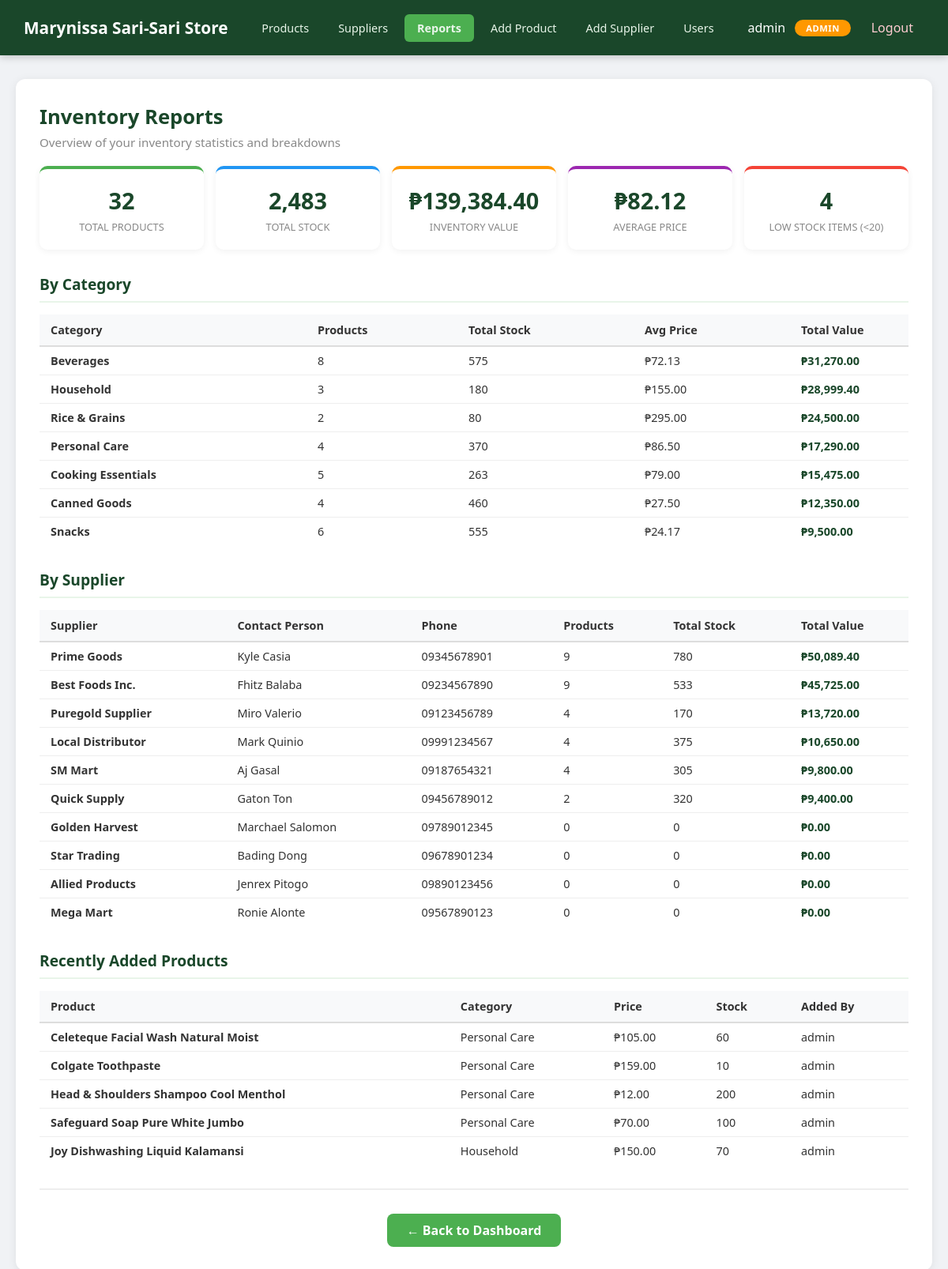
/report.php (signed in), run on the app's committed database.
### tables this page shows
CREATE TABLE `products` (
  `id` int(11) NOT NULL,
  `name` varchar(100) NOT NULL,
  `description` text DEFAULT NULL,
  `price` decimal(10,2) NOT NULL,
  `stock` int(11) NOT NULL DEFAULT 0,
  `category_id` int(11) DEFAULT NULL,
  `supplier_id` int(11) DEFAULT NULL,
  `added_by` int(11) DEFAULT NULL,
  `image` varchar(255) DEFAULT NULL,
  `created_at` timestamp NOT NULL DEFAULT current_timestamp()
);

CREATE TABLE `categories` (
  `id` int(11) NOT NULL,
  `name` varchar(100) NOT NULL,
  `created_at` timestamp NOT NULL DEFAULT current_timestamp()
);

CREATE TABLE `users` (
  `id` int(11) NOT NULL,
  `username` varchar(50) NOT NULL,
  `email` varchar(100) NOT NULL,
  `password_hash` varchar(255) NOT NULL,
  `role` enum('admin','staff') DEFAULT 'staff',
  `created_at` timestamp NOT NULL DEFAULT current_timestamp()
);

### report.php (the view, shortened to what this page needs)
<?php
require_once 'config.php';
$summary = $conn->query("
    SELECT
        COUNT(*) AS total_products,
        SUM(stock) AS total_stock,
        SUM(price * stock) AS total_value,
        AVG(price) AS avg_price,
        SUM(CASE WHEN stock < 20 THEN 1 ELSE 0 END) AS low_stock
    FROM products
")->fetch_assoc();
$by_category = $conn->query("
    SELECT
        c.name AS category,
        COUNT(p.id) AS product_count,
        COALESCE(SUM(p.stock), 0) AS total_stock,
        COALESCE(SUM(p.price * p.stock), 0) AS total_value,
        COALESCE(AVG(p.price), 0) AS avg_price
    FROM categories c
    LEFT JOIN products p ON c.id = p.category_id
    GROUP BY c.id, c.name
    ORDER BY total_value DESC
");
$by_supplier = $conn->query("
    SELECT
        s.name AS supplier,
        s.contact_person,
        s.phone,
        COUNT(p.id) AS product_count,
        COALESCE(SUM(p.stock), 0) AS total_stock,
        COALESCE(SUM(p.price * p.stock), 0) AS total_value
    FROM suppliers s
    LEFT JOIN products p ON s.id = p.supplier_id
    GROUP BY s.id, s.name, s.contact_person, s.phone
    ORDER BY total_value DESC
");
$recent_products = $conn->query("
    SELECT p.name, p.price, p.stock, c.name as category, u.username as added_by
    FROM products p
    LEFT JOIN categories c ON p.category_id = c.id
    LEFT JOIN users u ON p.added_by = u.id
    ORDER BY p.id DESC
    LIMIT 5
");
?>
<!DOCTYPE html>
<html>
<head>
    <link rel="stylesheet" href="style.css">
</head>
<body>
<?php include 'navbar.php'; ?>
<div class="container">
    <div class="card">
        <h1 class="page-title">Inventory Reports</h1>
        <p class="page-subtitle">Overview of your inventory statistics and breakdowns</p>
        <div class="report-summary">
            <div class="stat-box green">
                <div class="number"><?= $summary['total_products'] ?? 0 ?></div>
                <div class="label">Total Products</div>
            </div>
            <div class="stat-box blue">
                <div class="number"><?= number_format($summary['total_stock'] ?? 0) ?></div>
                <div class="label">Total Stock</div>
            </div>
            <div class="stat-box orange">
                <div class="number">₱<?= number_format($summary['total_value'] ?? 0, 2) ?></div>
                <div class="label">Inventory Value</div>
            </div>
            <div class="stat-box purple">
                <div class="number">₱<?= number_format($summary['avg_price'] ?? 0, 2) ?></div>
                <div class="label">Average Price</div>
            </div>
            <div class="stat-box red">
                <div class="number"><?= $summary['low_stock'] ?? 0 ?></div>
                <div class="label">Low Stock Items (&lt;20)</div>
            </div>
        </div>
        <div class="report-section">
            <h2>By Category</h2>
            <table class="report-table">
                <thead>
                    <tr>
                        <th>Category</th>
                        <th>Products</th>
                        <th>Total Stock</th>
                        <th>Avg Price</th>
                        <th>Total Value</th>
                    </tr>
                </thead>
                <tbody>
                    <?php if ($by_category->num_rows > 0): ?>
                        <?php while ($row = $by_category->fetch_assoc()): ?>
                        <tr>
                            <td><strong><?= htmlspecialchars($row['category']) ?></strong></td>
                            <td><?= $row['product_count'] ?></td>
                            <td><?= number_format($row['total_stock']) ?></td>
                            <td>₱<?= number_format($row['avg_price'], 2) ?></td>
                            <td class="value">₱<?= number_format($row['total_value'], 2) ?></td>
                        </tr>
                        <?php endwhile; ?>
                    <?php else: ?>
                        <tr><td colspan="5" class="no-data">No data available</td></tr>
                    <?php endif; ?>
                </tbody>
            </table>
        </div>
        <div class="report-section">
            <h2>By Supplier</h2>
            <table class="report-table">
                <thead>
                    <tr>
                        <th>Supplier</th>
                        <th>Contact Person</th>
                        <th>Phone</th>
                        <th>Products</th>
                        <th>Total Stock</th>
                        <th>Total Value</th>
                    </tr>
                </thead>
                <tbody>
                    <?php if ($by_supplier->num_rows > 0): ?>
                        <?php while ($row = $by_supplier->fetch_assoc()): ?>
                        <tr>
                            <td><strong><?= htmlspecialchars($row['supplier']) ?></strong></td>
                            <td><?= htmlspecialchars($row['contact_person']) ?></td>
                            <td><?= htmlspecialchars($row['phone']) ?></td>
                            <td><?= $row['product_count'] ?></td>
                            <td><?= number_format($row['total_stock']) ?></td>
                            <td class="value">₱<?= number_format($row['total_value'], 2) ?></td>
                        </tr>
                        <?php endwhile; ?>
                    <?php else: ?>
                        <tr><td colspan="6" class="no-data">No data available</td></tr>
                    <?php endif; ?>
                </tbody>
            </table>
        </div>
        <div class="report-section">
            <h2>Recently Added Products</h2>
            <table class="report-table">
                <thead>
                    <tr>
                        <th>Product</th>
                        <th>Category</th>
                        <th>Price</th>
                        <th>Stock</th>
                        <th>Added By</th>
                    </tr>
                </thead>
                <tbody>
                    <?php if ($recent_products->num_rows > 0): ?>
                        <?php while ($row = $recent_products->fetch_assoc()): ?>
                        <tr>
                            <td><strong><?= htmlspecialchars($row['name']) ?></strong></td>
                            <td><?= htmlspecialchars($row['category'] ?? 'Uncategorized') ?></td>
                            <td>₱<?= number_format($row['price'], 2) ?></td>
                            <td><?= $row['stock'] ?></td>
                            <td><?= htmlspecialchars($row['added_by'] ?? 'Unknown') ?></td>
                        </tr>
                        <?php endwhile; ?>
                    <?php else: ?>
                        <tr><td colspan="5" class="no-data">No products added yet</td></tr>
                    <?php endif; ?>
                </tbody>
            </table>
        </div>
        <div class="report-footer">
            <a href="index.php" class="btn-back">← Back to Dashboard</a>
        </div>
    </div>
</div>
</body>
</html>

### style.css (style rules this page uses)
* { margin: 0; padding: 0; box-sizing: border-box; }
body { font-family: 'Segoe UI', Tahoma, Geneva, Verdana, sans-serif; background: #f0f2f5; min-height: 100vh; color: #333; }
a { text-decoration: none; }
.container { max-width: 1200px; margin: 30px auto; padding: 0 20px; }
.card { background: #fff; border-radius: 12px; padding: 30px; box-shadow: 0 2px 12px rgba(0,0,0,0.08); margin-bottom: 25px; }
.page-title { color: #1a472a; font-size: 1.6em; margin-bottom: 5px; }
.page-subtitle { color: #888; font-size: 0.95em; margin-bottom: 20px; }
.btn-back { display: inline-block; padding: 10px 24px; background: #4CAF50; color: #fff; border-radius: 8px; font-weight: 600; transition: all 0.3s; margin-top: 10px; }
table { width: 100%; border-collapse: collapse; font-size: 0.92em; }
th { background: #f8f9fa; color: #333; padding: 12px 15px; text-align: left; border-bottom: 2px solid #e0e0e0; font-weight: 600; white-space: nowrap; }
td { padding: 10px 15px; border-bottom: 1px solid #f0f0f0; vertical-align: middle; }
tr:last-child td { border-bottom: none; }
table th:last-child, table td:last-child { width: 150px; min-width: 150px; }
.report-summary { display: grid; grid-template-columns: repeat(auto-fit, minmax(160px, 1fr)); gap: 15px; margin-bottom: 30px; }
.report-summary .stat-box { background: #fff; padding: 20px; border-radius: 10px; text-align: center; box-shadow: 0 2px 8px rgba(0,0,0,0.06); border-top: 4px solid #4CAF50; }
.report-summary .stat-box .number { font-size: 1.8em; font-weight: 700; color: #1a472a; }
.report-summary .stat-box .label { color: #888; font-size: 0.8em; text-transform: uppercase; margin-top: 5px; }
.report-summary .stat-box.green { border-top-color: #4CAF50; }
.report-summary .stat-box.blue { border-top-color: #2196F3; }
.report-summary .stat-box.orange { border-top-color: #FF9800; }
.report-summary .stat-box.red { border-top-color: #f44336; }
.report-summary .stat-box.purple { border-top-color: #9C27B0; }
.report-section { margin-top: 30px; }
.report-section h2 { color: #1a472a; font-size: 1.2em; margin-bottom: 15px; padding-bottom: 8px; border-bottom: 2px solid #e8f5e9; }
.report-table { width: 100%; border-collapse: collapse; font-size: 0.9em; }
.report-table th { background: #f8f9fa; color: #333; padding: 10px 14px; text-align: left; border-bottom: 2px solid #ddd; font-weight: 600; }
.report-table td { padding: 8px 14px; border-bottom: 1px solid #eee; }
.report-table .value { font-weight: 600; color: #1a472a; }
.report-footer { margin-top: 30px; padding-top: 20px; border-top: 2px solid #eee; text-align: center; }
.report-footer .btn-back { display: inline-block; padding: 10px 25px; background: #4CAF50; color: #fff; border-radius: 8px; text-decoration: none; font-weight: 600; transition: all 0.3s; }

### data on the page
products: name "Celeteque Facial Wash Natural Moist", category.name "Personal Care", price "105.00", stock "60", added_by.username "admin"
products: name "Colgate Toothpaste", category.name "Personal Care", price "159.00", stock "10", added_by.username "admin"
products: name "Head & Shoulders Shampoo Cool Menthol", category.name "Personal Care", price "12.00", stock "200", added_by.username "admin"
products: name "Safeguard Soap Pure White Jumbo", category.name "Personal Care", price "70.00", stock "100", added_by.username "admin"
products: name "Joy Dishwashing Liquid Kalamansi", category.name "Household", price "150.00", stock "70", added_by.username "admin"

### other printed values
getUsername() "admin"
$_SESSION['role'] "ADMIN"
$summary['total_products'] "32"
$summary['total_stock'] "2,483"
$summary['total_value'] "139,384.40"
$summary['avg_price'] "82.12"
$summary['low_stock'] "4"
$row['category'] "Beverages"
$row['product_count'] "8"
$row['total_stock'] "575"
$row['avg_price'] "72.13"
$row['total_value'] "31,270.00"
$row['category'] "Household"
$row['product_count'] "3"
$row['total_stock'] "180"
